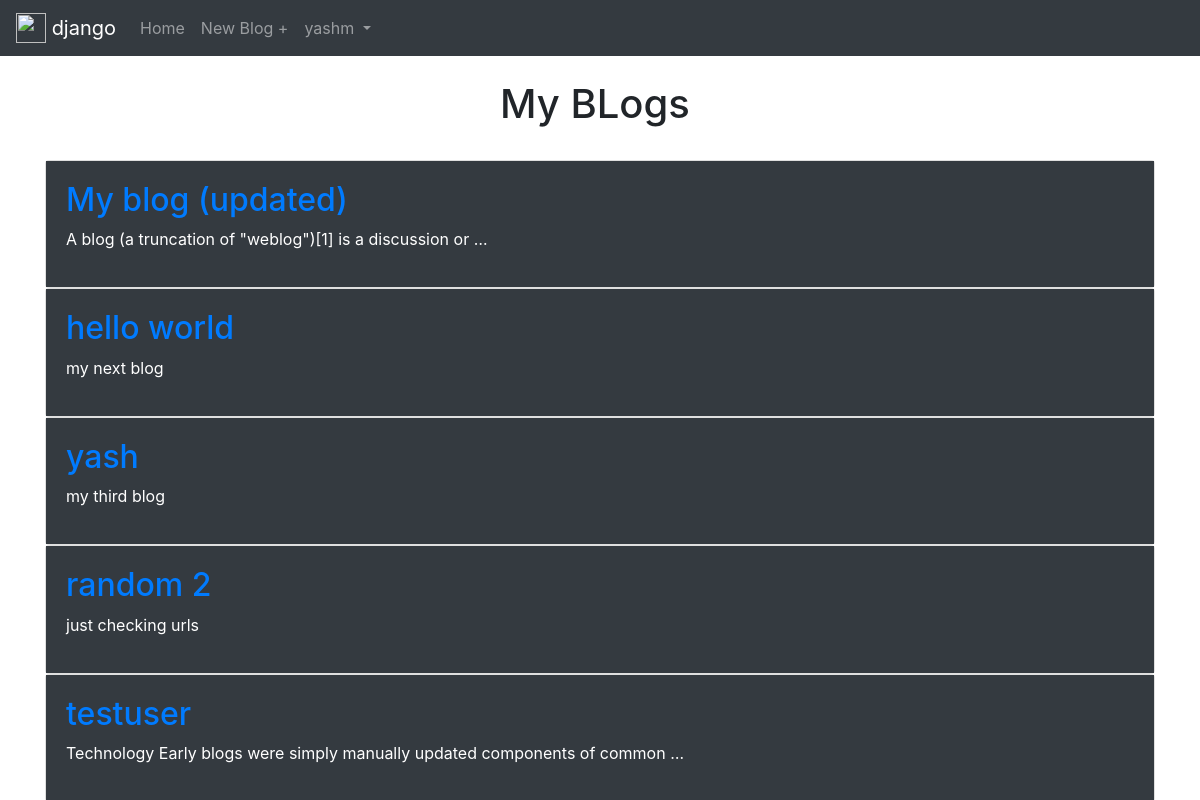
The app's page / (signed in) with its own data.
### blog/models.py (models this page shows, shortened)
class Blog(models.Model):
    title  = models.CharField(max_length = 120)
    body   = models.TextField(max_length = 3000)
    author = models.ForeignKey('auth.user', on_delete = models.CASCADE, default = 1)

### blog/views.py (the view)
# urls.py: path('', BlogList.as_view(), name = "blog_list"),
class BlogList(LoginRequiredMixin,ListView):
    model         = Blog
    template_name = "blog_list.html"
    login_url     = 'login'

### templates/blog_list.html (shortened to what this page needs)
{% extends "base.html" %}
{% block content %}
{% if user.is_authenticated %}
  <div class="mx-auto" style="width: 200px;">
    <h1>My BLogs</h1>
  </div><br>
{% for blog in object_list %}
<div class = "blog entry card">
  <div class="card-body text-white bg-dark">
<h2><a href="{% url 'blog_detail' blog.pk %}">{{ blog.title }}</a></h2>
<p>{{ blog.body|truncatewords:10 }}</p>
</div>
</div>
{% endfor %}
{% endif %}
{% endblock content %}

### templates/base.html (shortened to what this page needs)
<link rel="stylesheet" href="https://stackpath.bootstrapcdn.com/bootstrap/4.4.1/css/bootstrap.min.css"
>
<!doctype html>
<html lang="en">
<head>
    <link rel="stylesheet" href="https://stackpath.bootstrapcdn.com/bootstrap/4.4.1/css/bootstrap.min.css"
>
</head>
<body>
    <nav class="navbar navbar-expand-lg navbar-dark bg-dark">
        <a class="navbar-brand" href="{% url 'blog_list' %}">
            <img src="https://s3.us-east-2.amazonaws.com/upload-icon/uploads/icons/png/9686895801536233213-256.png"
                width="30" height="30" class="d-inline-block align-top" alt="">
            django
        </a>
        <div class="collapse navbar-collapse" id="navbarSupportedContent">
            <ul class="navbar-nav mr-auto">
                <li class="nav-item">
                    <a class="nav-link" href="{% url 'blog_list' %}">Home</a>
                </li>
                <li class="nav-item">
                    <a class="nav-link" href="{% url 'blog_new' %}">New Blog + </a>
                </li>
                <li class="nav-item dropdown">
                    <a class="nav-link dropdown-toggle" href="#" id="navbarDropdown" role="button" data-toggle="dropdown"
                        aria-haspopup="true" aria-expanded="false">
                        {{ user }}
                    </a>
                </li>
        </div>
    </nav></br>
    <div class="container">
        {% block content %}
        {% endblock content %}
    </div>
</body>
</html>

### records on screen
Blog: title "My blog (updated)", body "A blog (a truncation of \"weblog\")[1] is a discussion or …"
Blog: title "hello world", body "my next blog"
Blog: title "yash", body "my third blog"
Blog: title "random 2", body "just checking urls"
Blog: title "testuser", body "Technology Early blogs were simply manually updated components of common …"

### other values on screen
{{ user }} "yashm"
